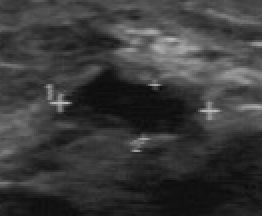
%> input picture Data/BUSreal.tif, 131 x 108 px (shown 2 times larger)
$ octave --eval "result = margin_feats(imread('../../Data/BUSreal.tif'));"   (GNU Octave 9; MATLAB toolbox functions it lacks are replaced by stand-ins)
%> lines starting %> are read from the running program, lines starting %| are printed output that depends on the picture; in (x1, y1, x2, y2) boxes, pixels count from 0 and x2, y2 are one past the last pixel; in counts of white or black regions, pixels touching at a corner belong together; the program's own positions count from 1
% MARGIN_FEATS Compute BI-RADS margin features.
%   [X,FEAT] = MARGIN_FEATS(BW) computes margin BI-RADS features according
%   to the BI-RADS lexicon defined for breast ultrasound, where BW is the
%   binary shape of the lesion:
%
%   BI-RADS feature         Quantitative feature
%   ---------------         ----------------------------
%   Margin
%                           Number of undulations (U)
%                           Angularity feature (A)
%                           Sum of U and A
%
%   Example:
%   -------
%   load('BUS01.mat');
%   [x,feat] = margin_feats(Smanual);
%
%   See also BIRADS_FEATS BOUND_FEATS ECHO_FEATS ORIENT_FEATS SHAPE_FEATS
%
%
%   References:
%   ----------
%   W. K. Moon, C. M. Lo, et al. "Quantitative ultrasound analysis for
%   classification of BI-RADS category 3 breast masses," J Digit Imaging,
%   vol. 26, pp. 1091-1098, 2013.
%
%   W.-C. Shen, R.-F. Chang, W. K. Moon, Y.-H. Chou, C.-S. Huang, "Breast
%   ultrasound computer-aided diagnosis using bi-rads features," Acad Radiol,
%   vol. 14, no. 8, pp. 928-939, 2007.

% ------------------------------------------------------------------------
%   Cinvestav-IPN (Mexico) - LUS/PEB/COPPE/UFRJ (Brazil)
%   MARGIN_FEATS Version 1.0 (Matlab R2014a Unix)
%   December 2016
%   Copyright (c) 2016, Wilfrido Gomez Flores
% ------------------------------------------------------------------------

function [x,feats] = margin_feats(BW)
% Crop
[y,x] = find(BW);
%> y = 14148 values from 1 to 108; x = 14148 values from 1 to 131
xmn = min(x);
%> xmn = 1
xmx = max(x);
%> xmx = 131
ymn = min(y);
%> ymn = 1
ymx = max(y);
%> ymx = 108
BW2 = BW(ymn:ymx,xmn:xmx);
%> BW2 is the input picture: size 108x131 uint8; min 10, max 193, mean 58.2
BW2 = padarray(BW2,[1 1],0,'both');
%> BW2: size 110x133 uint8
% Compute distance map
D = bwdist(~BW2);
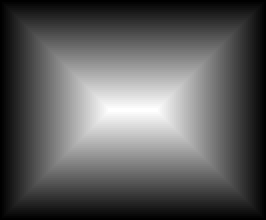
%> D: size 110x133 single (shown 2 times larger); min 0, max 54, mean 19.4; drawn with min black and max white
% Inscribed circle distance map
[M,N] = size(BW2);
%> M = 110; N = 133
[y,x] = find(D==max(D(:)));
%> y = 50 values from 55 to 56; x = 50 values from 55 to 79
xc = mean(x); yc = mean(y);
%> after `xc = mean(x)`: xc = 67
%> after `yc = mean(y)`: yc = 55.5
[X,Y] = meshgrid(1:N,1:M);
C = sqrt((X-xc).^2 + (Y-yc).^2);
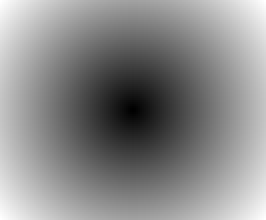
%> C: size 110x133 double (shown 2 times larger); min 0.5, max 85.59, mean 46.6; drawn with min black and max white
% Get lobules with the maximum inscribed circle
r = max(D(:))+1; % Radius
%> r = 55
BW3 = xor(~BW2,C>=r);
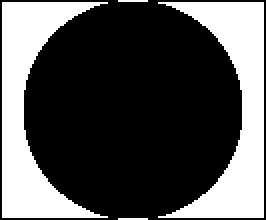
%> BW3: size 110x133 logical (shown 2 times larger); 32.2% white; 4 white regions (2 under 20 px), largest, box (x1, y1, x2, y2) and area: (1, 1, 54, 109) 2338, (79, 1, 132, 109) 2338
BW3 = bwareaopen(BW3,2);
D2 = bwdist(~BW3);
BW3(D2<2) = 0;
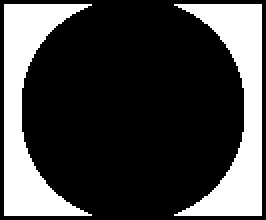
%> BW3: size 110x133 logical (shown 2 times larger); 26.6% white; 2 white regions, box (x1, y1, x2, y2) and area: (2, 2, 46, 108) 1944, (87, 2, 131, 108) 1944
% Count undulations without considering slighter undulations
L = bwlabel(BW3);
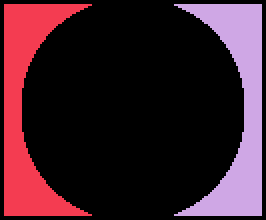
%> L: size 110x133 double (shown 2 times larger); 3 distinct labels, from 0 to 2; one colour per label, 0 black
nl = max(L(:));
%> nl = 2
U = 0;
for i = 1:nl
    idx = L==i;
    D3 = bwdist(~idx); % Interior distances
    if max(D3(:)) > 3
        U = U+1; % Its a lobule
    end
end
%> this loop made 2 passes
%> U on passes 1 to 2: 1, 2
%> pass 1, in margin_feats, `D3 = bwdist(~idx);`:
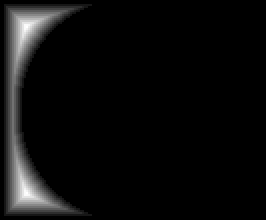
%> D3: size 110x133 single (shown 2 times larger); min 0, max 11.18, mean 0.537; drawn with min black and max white
%> pass 2, in margin_feats, `D3 = bwdist(~idx);`:
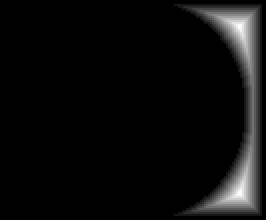
%> D3: size 110x133 single (shown 2 times larger); min 0, max 11.18, mean 0.537; mean of the top-left, top-right, bottom-left and bottom-right quarters 0, 1.07, 0, 1.07; drawn with min black and max white
% Compute angularity feature
% Skeleton
%> (the run ends here)

$ run again, on Data/carcinoma.tif
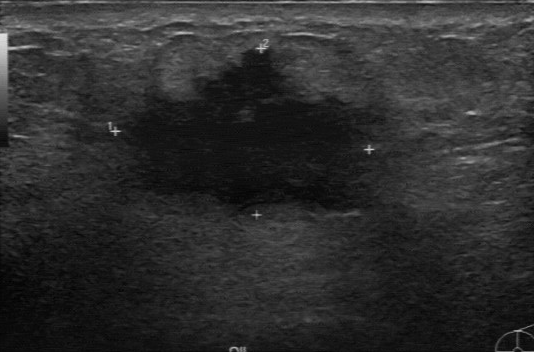
%> input picture Data/carcinoma.tif, 534 x 352 px
%> in margin_feats, `[y,x] = find(BW);`: y = 187968 values from 1 to 352; x = 187968 values from 1 to 534
%> xmn = 1
%> xmx = 534
%> ymn = 1
%> ymx = 352
%> in margin_feats, BW2 is the input picture: size 352x534 uint8; min 1, max 223, mean 45.2
%> BW2: size 354x536 uint8
%> in margin_feats, `[y,x] = find(D==max(D(:)));`: y = 368 values from 177 to 178; x = 368 values from 177 to 360
%> xc = 268.5
%> yc = 177.5
%> r = 177
%> in margin_feats, `BW3(D2<2) = 0;`:
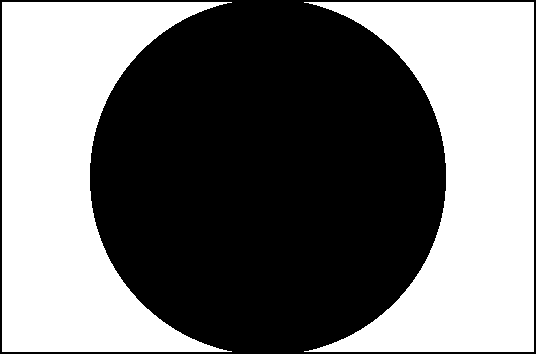
%> BW3: size 354x536 logical; 45.6% white; 2 white regions, box (x1, y1, x2, y2) and area: (2, 2, 232, 352) 43302, (304, 2, 534, 352) 43302
%> L: size 354x536 double; 3 distinct labels, from 0 to 2
%> nl = 2
%> the loop in margin_feats, `for i = 1:nl` made 2 passes
%> U on passes 1 to 2: 1, 2
%> pass 2, in margin_feats, `D3 = bwdist(~idx);`:
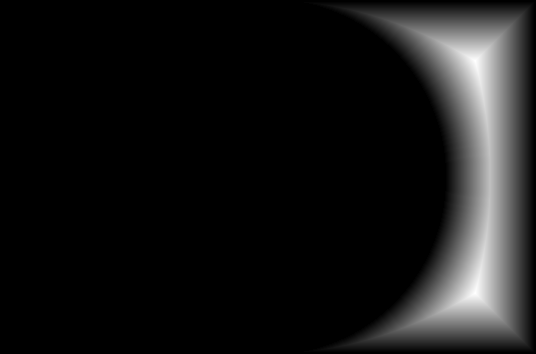
%> D3: size 354x536 single; min 0, max 59, mean 5.1; mean of the top-left, top-right, bottom-left and bottom-right quarters 0, 10.1, 0, 10.1; drawn with min black and max white
